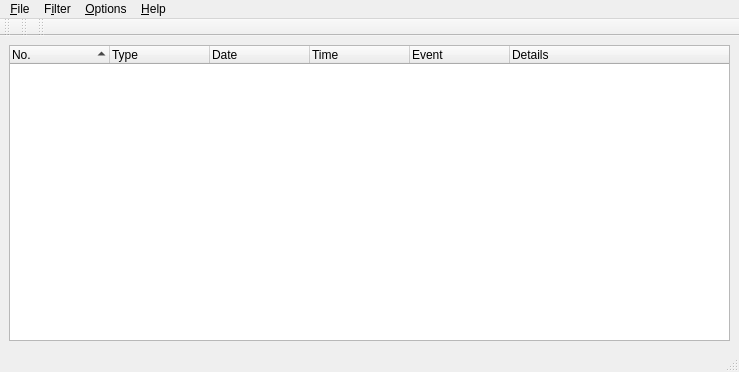
<?xml version="1.0" encoding="UTF-8"?>
<ui version="4.0">
 <class>EventsViewerMainWindowClass</class>
 <widget class="QMainWindow" name="EventsViewerMainWindowClass">
  <property name="geometry">
   <rect>
    <x>0</x>
    <y>0</y>
    <width>739</width>
    <height>372</height>
   </rect>
  </property>
  <property name="windowTitle">
   <string>LANAnalyzer events viewer</string>
  </property>
  <property name="windowIcon">
   <iconset resource="images.qrc">
    <normaloff>:/images/16_viewer.png</normaloff>:/images/16_viewer.png</iconset>
  </property>
  <widget class="QWidget" name="centralwidget">
   <layout class="QGridLayout" name="gridLayout">
    <item row="0" column="0">
     <widget class="QTreeWidget" name="treeWidget">
      <property name="contextMenuPolicy">
       <enum>Qt::CustomContextMenu</enum>
      </property>
      <property name="alternatingRowColors">
       <bool>false</bool>
      </property>
      <property name="rootIsDecorated">
       <bool>false</bool>
      </property>
      <property name="sortingEnabled">
       <bool>true</bool>
      </property>
      <attribute name="headerShowSortIndicator" stdset="0">
       <bool>true</bool>
      </attribute>
      <attribute name="headerShowSortIndicator" stdset="0">
       <bool>true</bool>
      </attribute>
      <column>
       <property name="text">
        <string>No.</string>
       </property>
      </column>
      <column>
       <property name="text">
        <string>Type</string>
       </property>
      </column>
      <column>
       <property name="text">
        <string>Date</string>
       </property>
      </column>
      <column>
       <property name="text">
        <string>Time</string>
       </property>
      </column>
      <column>
       <property name="text">
        <string>Event</string>
       </property>
      </column>
      <column>
       <property name="text">
        <string>Details</string>
       </property>
      </column>
     </widget>
    </item>
   </layout>
  </widget>
  <widget class="QMenuBar" name="menubar">
   <property name="geometry">
    <rect>
     <x>0</x>
     <y>0</y>
     <width>739</width>
     <height>22</height>
    </rect>
   </property>
   <widget class="QMenu" name="menuFile">
    <property name="title">
     <string>&amp;File</string>
    </property>
    <addaction name="actionSaveAs"/>
    <addaction name="separator"/>
    <addaction name="actionClose"/>
   </widget>
   <widget class="QMenu" name="menuHelp">
    <property name="title">
     <string>&amp;Help</string>
    </property>
    <addaction name="actionContents"/>
    <addaction name="separator"/>
    <addaction name="actionAbout"/>
   </widget>
   <widget class="QMenu" name="menuOptions">
    <property name="title">
     <string>&amp;Options</string>
    </property>
    <widget class="QMenu" name="menuToolbars">
     <property name="title">
      <string>&amp;Toolbars</string>
     </property>
     <widget class="QMenu" name="menuStyle">
      <property name="title">
       <string>&amp;Style</string>
      </property>
      <addaction name="actionIconOnly"/>
      <addaction name="actionTextOnly"/>
      <addaction name="actionTextBesideIcon"/>
      <addaction name="actionTextUnderIcon"/>
     </widget>
     <widget class="QMenu" name="menuSize">
      <property name="title">
       <string>Si&amp;ze</string>
      </property>
      <addaction name="action16"/>
      <addaction name="action24"/>
      <addaction name="action32"/>
     </widget>
     <addaction name="actionMovable"/>
     <addaction name="separator"/>
     <addaction name="menuStyle"/>
     <addaction name="separator"/>
     <addaction name="menuSize"/>
     <addaction name="separator"/>
     <addaction name="actionDefault"/>
    </widget>
    <addaction name="menuToolbars"/>
    <addaction name="actionStatusBar"/>
    <addaction name="separator"/>
    <addaction name="actionAlwaysOnTop"/>
   </widget>
   <widget class="QMenu" name="menuFilter">
    <property name="title">
     <string>F&amp;ilter</string>
    </property>
    <addaction name="actionInfomation"/>
    <addaction name="actionWarning"/>
    <addaction name="actionCritical"/>
   </widget>
   <addaction name="menuFile"/>
   <addaction name="menuFilter"/>
   <addaction name="menuOptions"/>
   <addaction name="menuHelp"/>
  </widget>
  <widget class="QStatusBar" name="statusbar"/>
  <widget class="QToolBar" name="toolBarFile">
   <property name="windowTitle">
    <string>&amp;File</string>
   </property>
   <property name="iconSize">
    <size>
     <width>16</width>
     <height>16</height>
    </size>
   </property>
   <property name="toolButtonStyle">
    <enum>Qt::ToolButtonTextUnderIcon</enum>
   </property>
   <attribute name="toolBarArea">
    <enum>TopToolBarArea</enum>
   </attribute>
   <attribute name="toolBarBreak">
    <bool>false</bool>
   </attribute>
  </widget>
  <widget class="QToolBar" name="toolBarFilter">
   <property name="windowTitle">
    <string>F&amp;ilter</string>
   </property>
   <property name="iconSize">
    <size>
     <width>16</width>
     <height>16</height>
    </size>
   </property>
   <property name="toolButtonStyle">
    <enum>Qt::ToolButtonTextUnderIcon</enum>
   </property>
   <attribute name="toolBarArea">
    <enum>TopToolBarArea</enum>
   </attribute>
   <attribute name="toolBarBreak">
    <bool>false</bool>
   </attribute>
  </widget>
  <widget class="QToolBar" name="toolBarHelp">
   <property name="windowTitle">
    <string>&amp;Help</string>
   </property>
   <property name="iconSize">
    <size>
     <width>16</width>
     <height>16</height>
    </size>
   </property>
   <property name="toolButtonStyle">
    <enum>Qt::ToolButtonTextUnderIcon</enum>
   </property>
   <attribute name="toolBarArea">
    <enum>TopToolBarArea</enum>
   </attribute>
   <attribute name="toolBarBreak">
    <bool>false</bool>
   </attribute>
  </widget>
  <action name="actionClose">
   <property name="icon">
    <iconset resource="images.qrc">
     <normaloff>:/images/o_cancel.png</normaloff>:/images/o_cancel.png</iconset>
   </property>
   <property name="text">
    <string>&amp;Close</string>
   </property>
   <property name="shortcut">
    <string>Alt+X</string>
   </property>
  </action>
  <action name="actionSaveAs">
   <property name="icon">
    <iconset resource="images.qrc">
     <normaloff>:/images/16_save.png</normaloff>:/images/16_save.png</iconset>
   </property>
   <property name="text">
    <string>&amp;Save as...</string>
   </property>
   <property name="shortcut">
    <string>Ctrl+S</string>
   </property>
  </action>
  <action name="actionAbout">
   <property name="icon">
    <iconset resource="images.qrc">
     <normaloff>:/images/16_about.png</normaloff>:/images/16_about.png</iconset>
   </property>
   <property name="text">
    <string>&amp;About</string>
   </property>
   <property name="shortcut">
    <string>Ctrl+F1</string>
   </property>
  </action>
  <action name="actionContents">
   <property name="icon">
    <iconset resource="images.qrc">
     <normaloff>:/images/16_help.png</normaloff>:/images/16_help.png</iconset>
   </property>
   <property name="text">
    <string>&amp;Contents</string>
   </property>
   <property name="shortcut">
    <string>F1</string>
   </property>
  </action>
  <action name="actionToolbar">
   <property name="checkable">
    <bool>true</bool>
   </property>
   <property name="checked">
    <bool>true</bool>
   </property>
   <property name="text">
    <string>Toolbar</string>
   </property>
  </action>
  <action name="actionMovable">
   <property name="checkable">
    <bool>true</bool>
   </property>
   <property name="checked">
    <bool>true</bool>
   </property>
   <property name="text">
    <string>&amp;Movable</string>
   </property>
  </action>
  <action name="actionIconOnly">
   <property name="checkable">
    <bool>true</bool>
   </property>
   <property name="text">
    <string>&amp;Icon only</string>
   </property>
  </action>
  <action name="actionTextOnly">
   <property name="checkable">
    <bool>true</bool>
   </property>
   <property name="text">
    <string>&amp;Text only</string>
   </property>
  </action>
  <action name="actionTextBesideIcon">
   <property name="checkable">
    <bool>true</bool>
   </property>
   <property name="text">
    <string>Text &amp;beside icon</string>
   </property>
  </action>
  <action name="actionTextUnderIcon">
   <property name="checkable">
    <bool>true</bool>
   </property>
   <property name="checked">
    <bool>true</bool>
   </property>
   <property name="text">
    <string>Text &amp;under icon</string>
   </property>
  </action>
  <action name="actionStatusBar">
   <property name="checkable">
    <bool>true</bool>
   </property>
   <property name="checked">
    <bool>true</bool>
   </property>
   <property name="text">
    <string>Status &amp;bar</string>
   </property>
  </action>
  <action name="actionAlwaysOnTop">
   <property name="checkable">
    <bool>true</bool>
   </property>
   <property name="text">
    <string>&amp;Always on top</string>
   </property>
   <property name="shortcut">
    <string>Ctrl+A</string>
   </property>
  </action>
  <action name="actionDefault">
   <property name="text">
    <string>&amp;Default</string>
   </property>
  </action>
  <action name="actionInfomation">
   <property name="checkable">
    <bool>true</bool>
   </property>
   <property name="checked">
    <bool>false</bool>
   </property>
   <property name="icon">
    <iconset resource="images.qrc">
     <normaloff>:/images/16_information.png</normaloff>:/images/16_information.png</iconset>
   </property>
   <property name="text">
    <string>&amp;Infomation</string>
   </property>
  </action>
  <action name="actionWarning">
   <property name="checkable">
    <bool>true</bool>
   </property>
   <property name="checked">
    <bool>false</bool>
   </property>
   <property name="icon">
    <iconset resource="images.qrc">
     <normaloff>:/images/16_warning.png</normaloff>:/images/16_warning.png</iconset>
   </property>
   <property name="text">
    <string>&amp;Warning</string>
   </property>
  </action>
  <action name="actionCritical">
   <property name="checkable">
    <bool>true</bool>
   </property>
   <property name="checked">
    <bool>false</bool>
   </property>
   <property name="icon">
    <iconset resource="images.qrc">
     <normaloff>:/images/16_critical.png</normaloff>:/images/16_critical.png</iconset>
   </property>
   <property name="text">
    <string>&amp;Critical</string>
   </property>
  </action>
  <action name="action16">
   <property name="checkable">
    <bool>true</bool>
   </property>
   <property name="text">
    <string>&amp;16x16</string>
   </property>
  </action>
  <action name="action24">
   <property name="checkable">
    <bool>true</bool>
   </property>
   <property name="text">
    <string>&amp;24x24</string>
   </property>
  </action>
  <action name="action32">
   <property name="checkable">
    <bool>true</bool>
   </property>
   <property name="text">
    <string>&amp;32x32</string>
   </property>
  </action>
 </widget>
 <resources>
  <include location="images.qrc"/>
 </resources>
 <connections/>
</ui>
